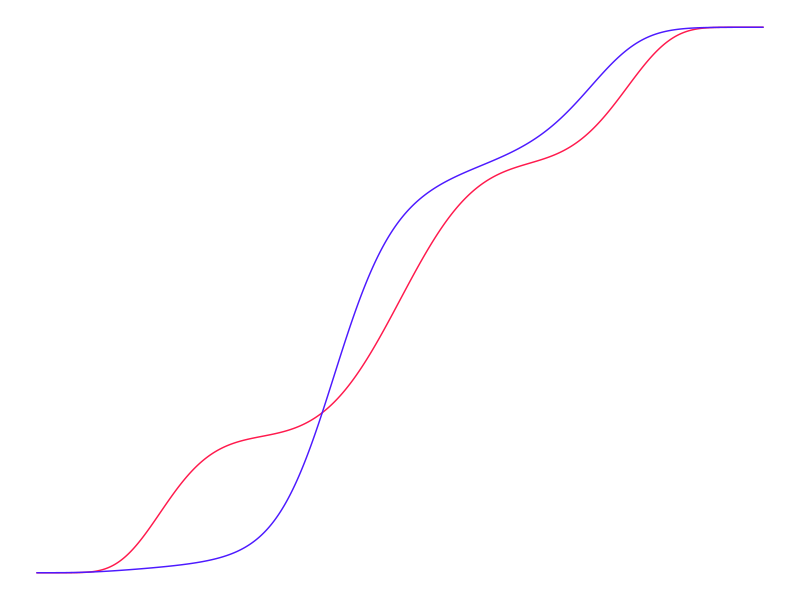
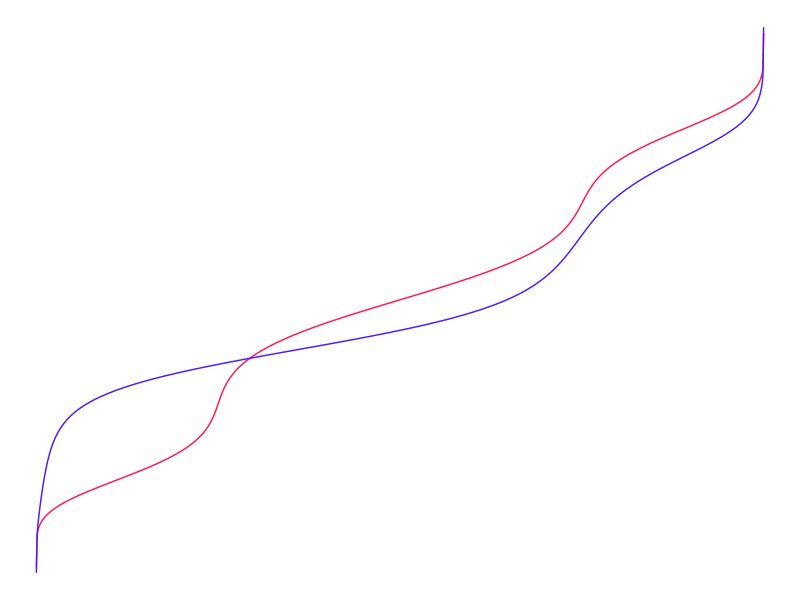
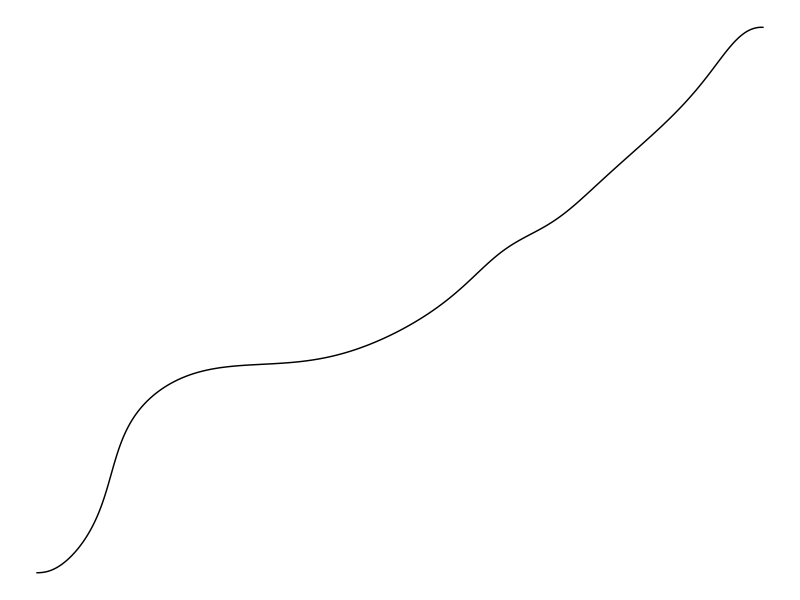
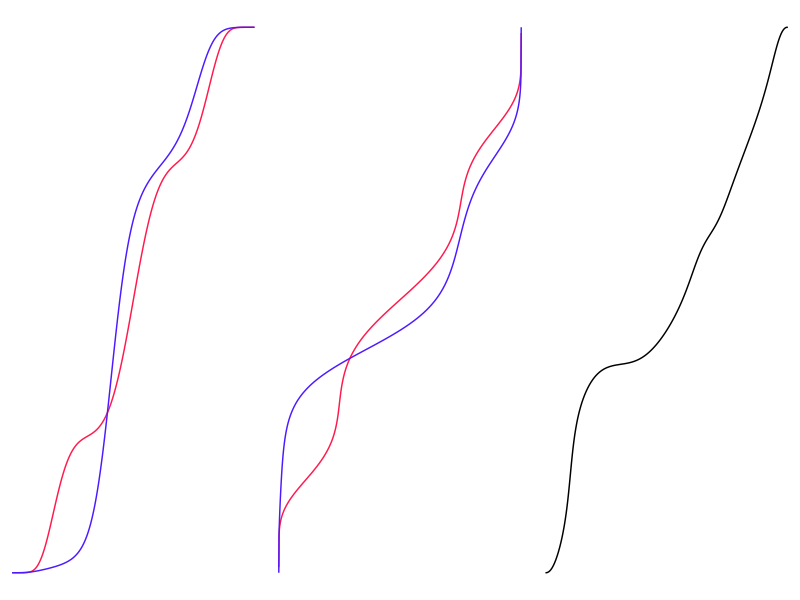

The R script that drew these images, in order:
rm(list=ls())

library(ggplot2)
theme_set(theme_void())
library(gridExtra)

colors <- c(rgb(1, 0.1, 0.3), rgb(0.3, 0.1, 1))

## two distributions in [0,1]
## density p
densityp <- function(x){
            0.25 * dbeta(x, 40,10) +
            0.5 * dbeta(x, 20,20) +
            0.25 * dbeta(x, 10, 45)
        }
## density q +
densityq = function(x) exp(dbeta(x, 4, 4, log=T) + cos(5*pi*x))

constantq <- integrate(densityq, 0, 1)$val

## cdf p
cdfp <- function(x) integrate(densityp, lower=0, upper=x)$val
## cdf q
cdfq <- function(x) integrate(densityq, lower=0, upper=x)$val / constantq

## inverse cdf p
inversecdfp <- function(z) uniroot(function(x) cdfp(x) - z,
                                   interval=c(0, 1))$root
## inverse cdf q
inversecdfq <- function(z) uniroot(function(x) cdfq(x) - z,
                                   interval=c(0, 1))$root


## two cdf
xseq <- seq(from=1e-10, to=1-1e-10, length.out=1000)
cdfp_seq <- sapply(xseq, cdfp)
cdfq_seq <- sapply(xseq, cdfq)
gcdf <- qplot(x=xseq, geom="blank") +
            geom_line(aes(y=cdfp_seq), color=colors[1]) +
            geom_line(aes(y=cdfq_seq), color=colors[2])
gcdf

## two inverse cdf
invcdfp_seq <- sapply(xseq, inversecdfp)
invcdfq_seq <- sapply(xseq, inversecdfq)
ginvcdf <- qplot(x=xseq, geom="blank") +
            geom_line(aes(y=invcdfp_seq), color=colors[1]) +
            geom_line(aes(y=invcdfq_seq), color=colors[2])
ginvcdf

## optimal transport map
otmap <- function(x) inversecdfq(cdfp(x))
otmap_seq <- sapply(xseq, otmap)
gotmap <- qplot(x=xseq, geom="blank") +
            geom_line(aes(y=otmap_seq))
gotmap

gridExtra::grid.arrange(gcdf, ginvcdf, gotmap, nrow=1)

# ggsave(filename="cdfinverseotmap.pdf", plot=gridExtra::grid.arrange(gcdf, ginvcdf, gotmap, nrow=1),
#        width=15, height=5)
